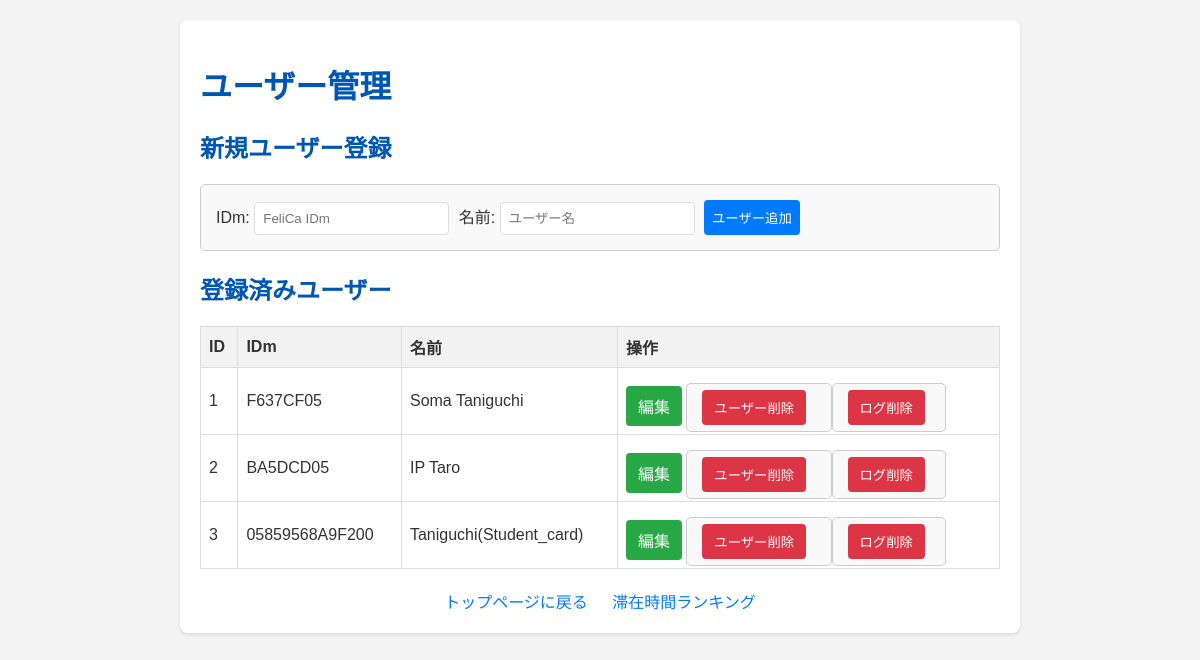
/users, run on an earlier commit of the app's database.
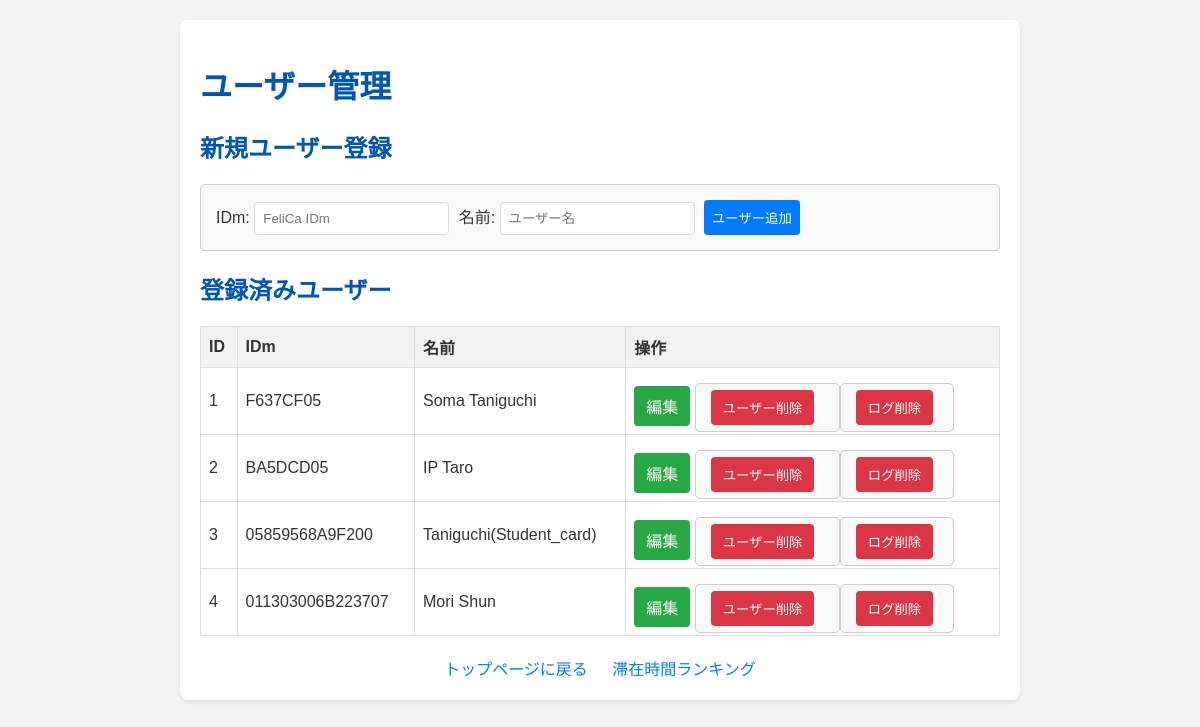
And on a later commit of the database.
### app.py (models this page shows, shortened)
class User(db.Model):
    id = db.Column(db.Integer, primary_key=True)
    idm = db.Column(db.String(160), unique=True, nullable=False)
    name = db.Column(db.String(80), nullable=False)

### app.py (the view, shortened to what this page needs)
@app.route('/users', methods=['GET', 'POST'])
def manage_users():
    users = User.query.all()
    return render_template('users.html', users=users)

### templates/users.html (shortened to what this page needs)
<!DOCTYPE html>
<html lang="ja">
<head>
</head>
<body>
    <div class="container">
        <h1>ユーザー管理</h1>
        <h2>新規ユーザー登録</h2>
        <form method="POST" action="{{ url_for('manage_users') }}">
            <label for="idm">IDm:</label>
            <input type="text" id="idm" name="idm" placeholder="FeliCa IDm" required>
            <label for="name">名前:</label>
            <input type="text" id="name" name="name" placeholder="ユーザー名" required>
            <input type="submit" value="ユーザー追加">
        </form>
        <h2>登録済みユーザー</h2>
        {% if users %}
            <table>
                <thead>
                    <tr>
                        <th>ID</th>
                        <th>IDm</th>
                        <th>名前</th>
                        <th>操作</th>
                    </tr>
                </thead>
                <tbody>
                    {% for user in users %}
                        <tr>
                            <td>{{ user.id }}</td>
                            <td>{{ user.idm }}</td>
                            <td>{{ user.name }}</td>
                            <td>
                                <div class="button-group">
                                    <a href="{{ url_for('edit_user', user_id=user.id) }}" class="edit-button">編集</a>
                                    <form id="deleteUserForm-{{ user.id }}" method="POST" action="{{ url_for('manage_users') }}" style="display:inline;">
                                        <button type="button" onclick="confirmAndDeleteUser('{{ user.id }}', '{{ user.name }}');">ユーザー削除</button>
                                    </form>
                                    <form id="clearLogsForm-{{ user.id }}" method="POST" action="{{ url_for('clear_user_logs', user_id=user.id) }}" style="display:inline;">
                                        <button type="button" class="clear-logs-button" onclick="confirmAndClearLogs('{{ user.id }}', '{{ user.name }}');">ログ削除</button>
                                    </form>
                                </div>
                            </td>
                        </tr>
                    {% endfor %}
                </tbody>
            </table>
        {% else %}
            <p>登録されているユーザーはいません。</p>
        {% endif %}
        <div class="nav-link">
            <a href="{{ url_for('index') }}">トップページに戻る</a>
            <a href="{{ url_for('show_ranking') }}">滞在時間ランキング</a>
        </div>
    </div>
</body>
</html>

What changed in the data, as far as the page shows it:
added User: id "4", idm "011303006B223707", name "Mori Shun"
